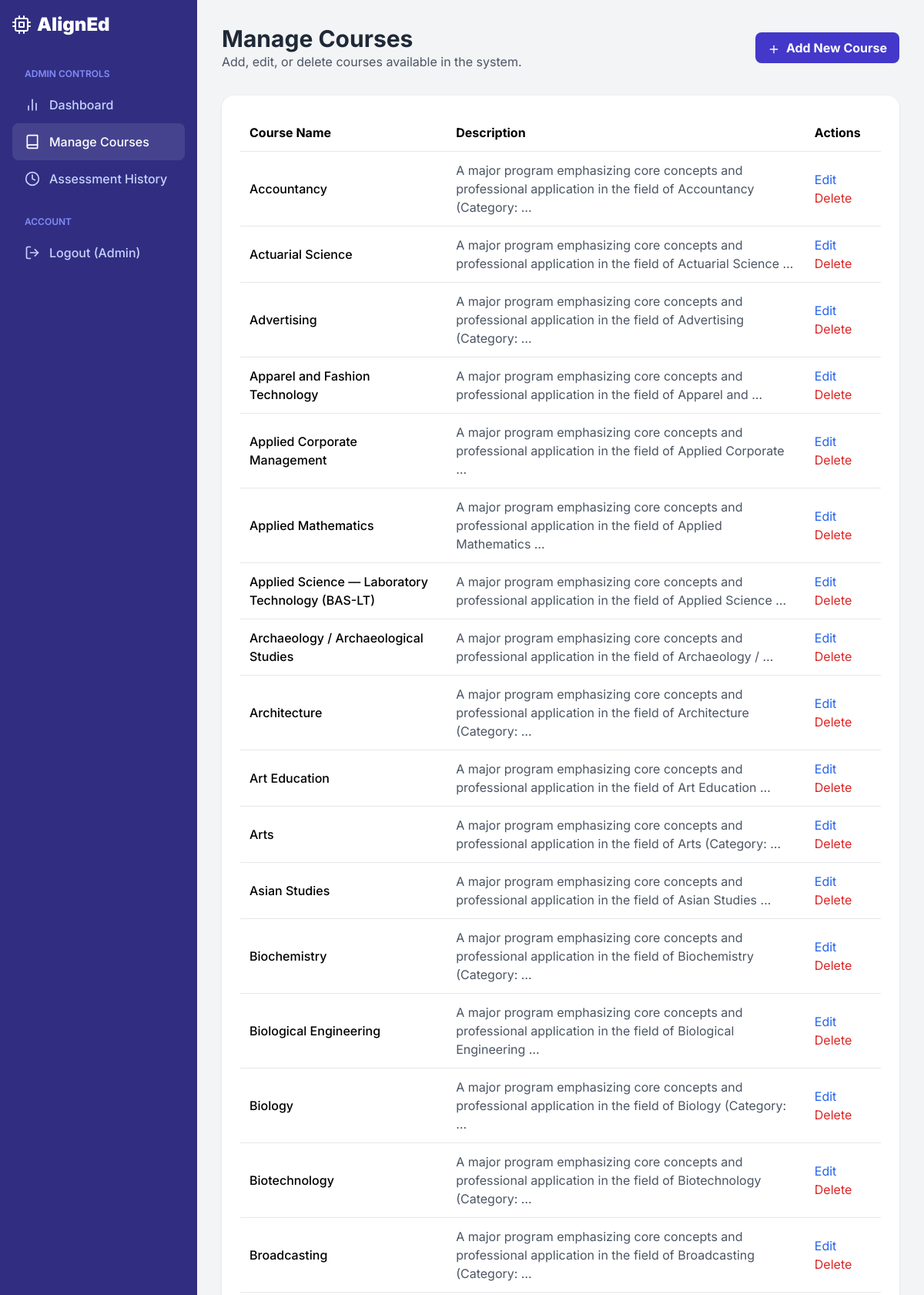
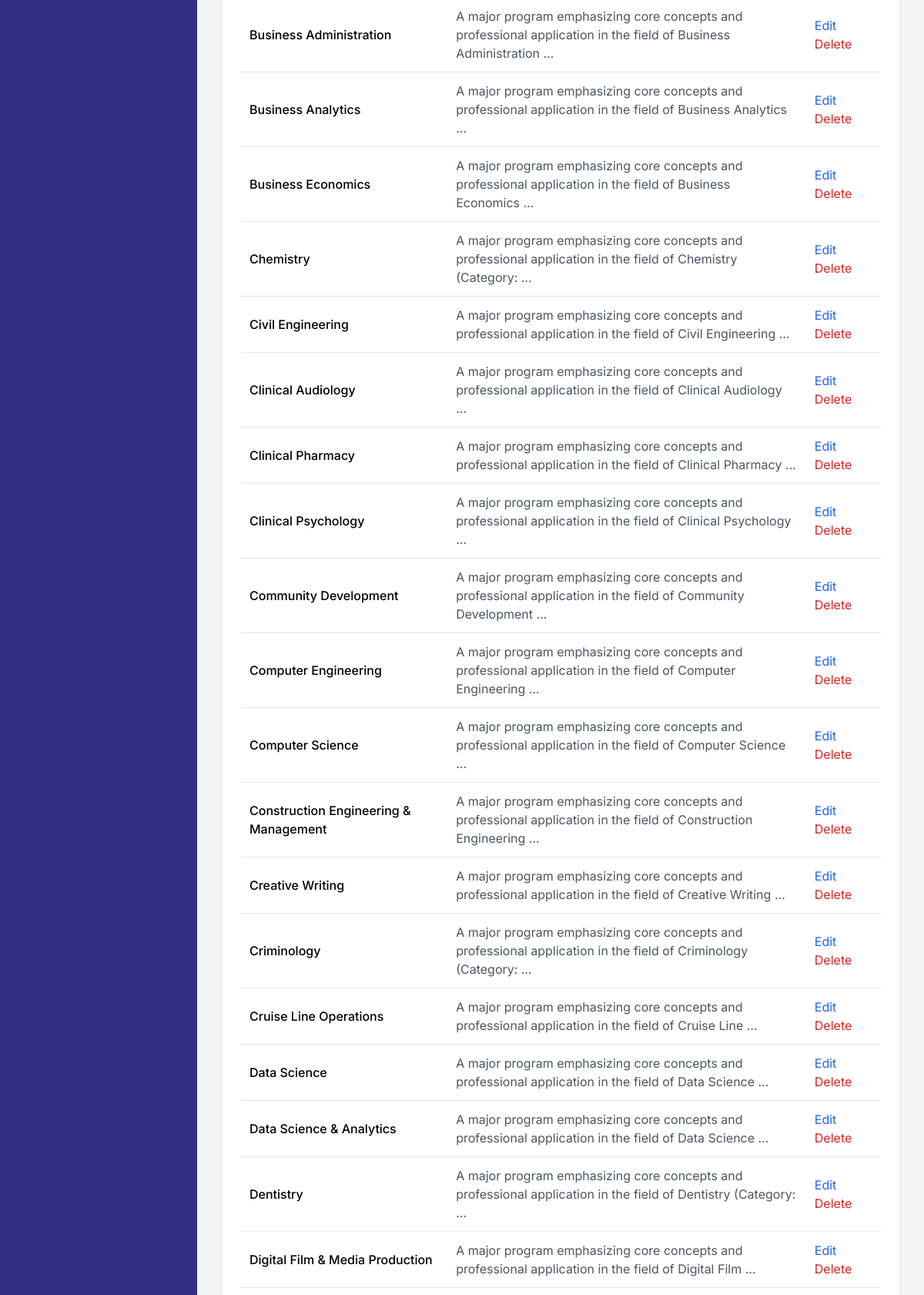
The page /admin-dashboard/courses/ (signed in, upper part) on the database its author committed (2 pictures, top to bottom).
### recommender/models.py (models this page shows, shortened)
class Course(models.Model):
    name = models.CharField(max_length=200, unique=True)
    description = models.TextField(help_text="A brief description of the course.")
    icon = models.CharField(max_length=50, default='book-open', help_text="Name of a Feather icon (e.g., 'cpu', 'pen-tool').")
    active_personas = models.ManyToManyField(
        PersonaTemplate,
        through=CoursePersonaWeight,
        related_name='courses_using_template',
        blank=True,
        help_text="The set of base personas activated for this course with custom weights."
    )
    global_trait_overrides = models.TextField(
        blank=True,
        help_text="Custom trait:score pairs (e.g., ability_logic:5, interest_detail:4) for global fine-tuning."
    )
    field_category = models.CharField(
        max_length=10,
        choices=FIELD_CHOICES,
        default='TECH',
        help_text="The broad category this course belongs to (used for Stage 1 recommendation)."
    )
    offering_universities = models.ManyToManyField(University, related_name='offered_courses', blank=True)
    top_schools = models.TextField(blank=True, help_text="Comma-separated list of top schools in Metro Manila for this course.")

### recommender/views.py (the view)
# urls.py: path('admin-dashboard/courses/', views.course_list_view, name='course_list'),
@user_passes_test(is_superuser)
def course_list_view(request):
    courses = Course.objects.all().order_by('name')
    context = {'active_page': 'course_list', 'courses': courses}
    return render(request, 'recommender/admin_course_list.html', context)

### recommender/views.py (called while the page is built)
def is_superuser(user):
    return user.is_authenticated and user.is_superuser

### recommender/templates/recommender/admin_course_list.html (shortened to what this page needs)
{% extends 'recommender/base.html' %}
{% block content %}
<div class="flex justify-between items-center mb-8">
    <div>
        <h1 class="text-3xl font-bold text-gray-800">Manage Courses</h1>
        <p class="text-gray-600">Add, edit, or delete courses available in the system.</p>
    </div>
    <a href="{% url 'course_create' %}" class="bg-indigo-700 text-white font-bold py-2 px-4 rounded-lg hover:bg-indigo-800 transition-colors">
        <i data-feather="plus" class="inline-block w-4 h-4 mr-2"></i>Add New Course
    </a>
</div>
<div class="bg-white p-6 rounded-2xl shadow">
    <table class="w-full">
        <thead>
            <tr class="border-b">
                <th class="text-left p-3">Course Name</th>
                <th class="text-left p-3">Description</th>
                <th class="text-left p-3">Actions</th>
            </tr>
        </thead>
        <tbody>
            {% for course in courses %}
            <tr class="border-b hover:bg-gray-50">
                <td class="p-3 font-medium">{{ course.name }}</td>
                <td class="p-3 text-gray-600">{{ course.description|truncatewords:15 }}</td>
                <td class="p-3">
                    <a href="{% url 'course_update' course.pk %}" class="text-blue-600 hover:underline mr-4">Edit</a>
                    <a href="{% url 'course_delete' course.pk %}" class="text-red-600 hover:underline">Delete</a>
                </td>
            </tr>
            {% empty %}
            <tr>
                <td colspan="3" class="text-center p-6 text-gray-500">No courses have been added yet.</td>
            </tr>
            {% endfor %}
        </tbody>
    </table>
</div>
{% endblock %}

### recommender/templates/recommender/base.html (style rules this page uses)
body { font-family: 'Inter', sans-serif; }

### rows shown on the page
Course: name "Accountancy", description "A major program emphasizing core concepts and professional application in the field of Accountancy (Category: …"
Course: name "Actuarial Science", description "A major program emphasizing core concepts and professional application in the field of Actuarial Science …"
Course: name "Advertising", description "A major program emphasizing core concepts and professional application in the field of Advertising (Category: …"
Course: name "Apparel and Fashion Technology", description "A major program emphasizing core concepts and professional application in the field of Apparel and …"
Course: name "Applied Corporate Management", description "A major program emphasizing core concepts and professional application in the field of Applied Corporate …"
Course: name "Applied Mathematics", description "A major program emphasizing core concepts and professional application in the field of Applied Mathematics …"
Course: name "Applied Science — Laboratory Technology (BAS-LT)", description "A major program emphasizing core concepts and professional application in the field of Applied Science …"
Course: name "Archaeology / Archaeological Studies", description "A major program emphasizing core concepts and professional application in the field of Archaeology / …"
Course: name "Architecture", description "A major program emphasizing core concepts and professional application in the field of Architecture (Category: …"
Course: name "Art Education", description "A major program emphasizing core concepts and professional application in the field of Art Education …"
Course: name "Arts", description "A major program emphasizing core concepts and professional application in the field of Arts (Category: …"
Course: name "Asian Studies", description "A major program emphasizing core concepts and professional application in the field of Asian Studies …"
Course: name "Biochemistry", description "A major program emphasizing core concepts and professional application in the field of Biochemistry (Category: …"
Course: name "Biological Engineering", description "A major program emphasizing core concepts and professional application in the field of Biological Engineering …"
Course: name "Biology", description "A major program emphasizing core concepts and professional application in the field of Biology (Category: …"
Course: name "Biotechnology", description "A major program emphasizing core concepts and professional application in the field of Biotechnology (Category: …"
Course: name "Broadcasting", description "A major program emphasizing core concepts and professional application in the field of Broadcasting (Category: …"
Course: name "Business Administration", description "A major program emphasizing core concepts and professional application in the field of Business Administration …"
Course: name "Business Analytics", description "A major program emphasizing core concepts and professional application in the field of Business Analytics …"
Course: name "Business Economics", description "A major program emphasizing core concepts and professional application in the field of Business Economics …"
Course: name "Chemistry", description "A major program emphasizing core concepts and professional application in the field of Chemistry (Category: …"
Course: name "Civil Engineering", description "A major program emphasizing core concepts and professional application in the field of Civil Engineering …"
Course: name "Clinical Audiology", description "A major program emphasizing core concepts and professional application in the field of Clinical Audiology …"
Course: name "Clinical Pharmacy", description "A major program emphasizing core concepts and professional application in the field of Clinical Pharmacy …"
Course: name "Clinical Psychology", description "A major program emphasizing core concepts and professional application in the field of Clinical Psychology …"
Course: name "Community Development", description "A major program emphasizing core concepts and professional application in the field of Community Development …"
Course: name "Computer Engineering", description "A major program emphasizing core concepts and professional application in the field of Computer Engineering …"
Course: name "Computer Science", description "A major program emphasizing core concepts and professional application in the field of Computer Science …"
Course: name "Construction Engineering & Management", description "A major program emphasizing core concepts and professional application in the field of Construction Engineering …"
Course: name "Creative Writing", description "A major program emphasizing core concepts and professional application in the field of Creative Writing …"
Course: name "Criminology", description "A major program emphasizing core concepts and professional application in the field of Criminology (Category: …"
Course: name "Cruise Line Operations", description "A major program emphasizing core concepts and professional application in the field of Cruise Line …"
Course: name "Data Science", description "A major program emphasizing core concepts and professional application in the field of Data Science …"
Course: name "Data Science & Analytics", description "A major program emphasizing core concepts and professional application in the field of Data Science …"
Course: name "Dentistry", description "A major program emphasizing core concepts and professional application in the field of Dentistry (Category: …"
Course: name "Digital Film & Media Production", description "A major program emphasizing core concepts and professional application in the field of Digital Film …"
